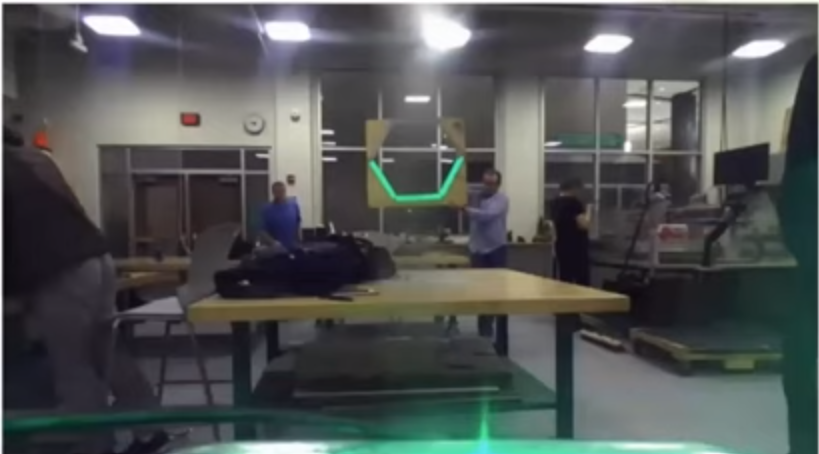
#> input picture output.jpg, 819 x 454 px
$ python GetCenterContourEXAMPLE.py   (older library calls are emulated)
#> lines starting #> are read from the running program, lines starting #| are printed output that depends on the picture; after the words box and inside, x2 and y2 are one past the last pixel; in counts of white or black regions, pixels touching at a corner belong together
import cv2
import numpy as np

frame = cv2.imread("output.jpg")
#> frame is the input picture: shape (454, 819, 3); mean B, G, R 83.1, 83.3, 80.1
cropped_img = frame[0:int(frame.shape[0]/2)]
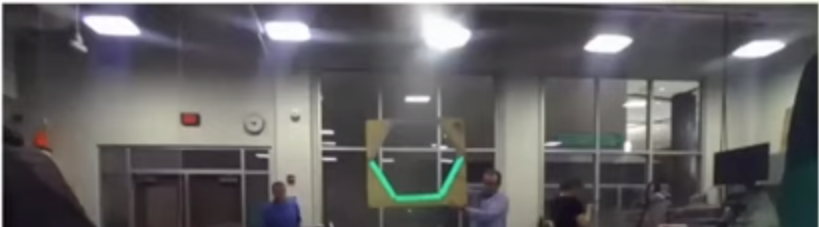
#> cropped_img: shape (227, 819, 3); mean B, G, R 98, 96.9, 98.2
lower_green = np.array([50, 125, 110])
upper_green = np.array([100, 255, 255])
frame_hsv = cv2.cvtColor(cropped_img, cv2.COLOR_BGR2HSV)
#> frame_hsv: shape (227, 819, 3); mean H, S, V 94.6, 26.8, 102.5
frame_inrange = cv2.inRange(frame_hsv, lower_green, upper_green)
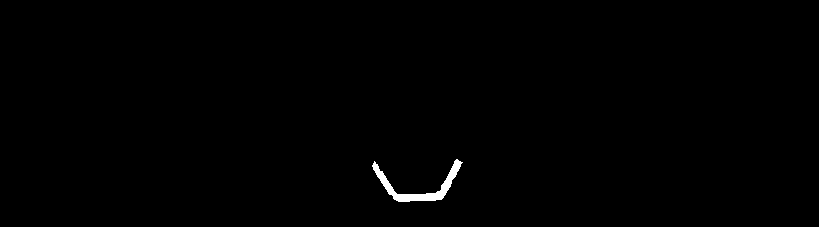
#> frame_inrange: shape (227, 819); 0.48% white; 1 white region
(_, contours, _) = cv2.findContours(
    frame_inrange, cv2.RETR_TREE, cv2.CHAIN_APPROX_SIMPLE)
#> contours = 1 contour; box (x1, y1, x2, y2) and area: (372, 159, 463, 202) 771
for c in contours:
    img = cv2.drawContours(frame, [c], 0, (0, 255, 255), 3)
#> this loop made 1 pass
if len(contours) == 1:
  br = cv2.boundingRect(contours[0])
#> br = (372, 159, 91, 43)
  cx = br[0] + br[2]/2
#> cx = 417.5
  cx = int(cx)
#> cx = 417
  img = cv2.line(img,(cx,br[1]), (cx, br[1 ]), (0,255,255),5)
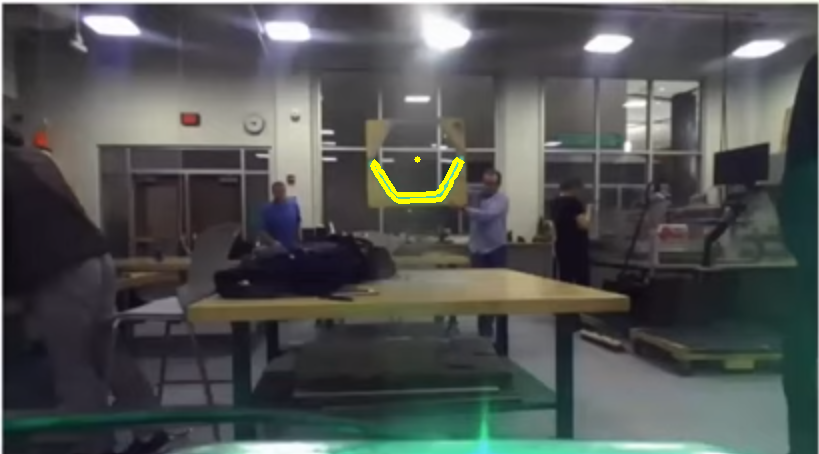
#> img: shape (454, 819, 3); mean B, G, R 82.7, 83.6, 80.7
cv2.imshow("Camera Stream", img)
cv2.waitKey(0)
